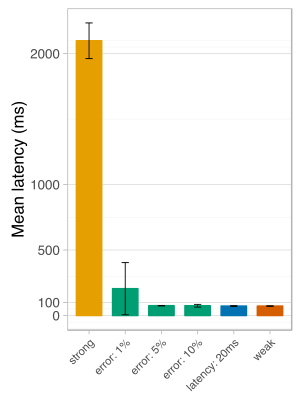

Write the R code that produced this figure.
#!/usr/bin/env Rscript
source('common.r')

d <- data.or.csv(
  csv = 'data/tickets_google.csv',
  gen = function() subset(
    data.ipa.tickets(where = "ipa_duration=60 and ipa_version = 'v6.1google' and honeycomb_mode = 'fast'"),
    select = c('load', 'honeycomb_mode', 'ipa_bound', 'bound', 'ipa_consistency', 'lease', 'condition', 
      'purchase_lat_mean', 'purchase_lat_median', 'purchase_lat_p99',
      'view_lat_mean', 'view_lat_median', 'view_lat_p99', 'overall_lat_mean', 'overall_rate'
    )
  )
)


log(nrow(d) + " rows")

d$grp <- d$bound

save(
  ggplot(subset(d, load == 2048
  ), aes(
      y = overall_lat_mean,
      # y = purchase_lat_mean,
      x = grp,
      color=grp, fill=grp, group=grp
  ))+
  #stat_summary(geom='bar', fun.y=mean, size=0.5, width=0.7)+
  geom_meanbar(position=position_dodge(width = 0.7))+
  #ggtitle('Mean latency')+
  ylab('Mean latency (ms)')+
  #facet_wrap(~condition, ncol=6, scale="free")+
  theme_mine()+
  scale_y_continuous(breaks=c(0, 100, 500, 1000, 2000))+
  theme(axis.title.x = element_blank())+
  theme.bar()+
  # coord_cartesian(ylim=c(0,500))+
  ipa.scales()
, w=3, h=4.0)


s <- subset(d) #, ipa_bound != 'tolerance:0.01')

save(
  ggplot(s, aes(
      y = overall_lat_mean,
      x = load,
      color=grp, fill=grp, group=grp
  ))+
  stat_summary(geom='line', fun.y=mean)+
  ylab('Mean latency (ms)')+
  theme_mine()+
  scale_y_continuous(breaks=c(0, 100, 500, 1000, 2000))+
  theme(axis.title.x = element_blank())+
  # theme.bar()+
  # coord_cartesian(ylim=c(0,1000))+
  ipa.scales()
, 'tickets_google_lat', w=4.5, h=4.0)

save(
  ggplot(s, aes(
      y = overall_rate,
      x = load,
      color=grp, fill=grp, group=grp, linetype=grp
  ))+
  stat_summary(geom='line', fun.y=mean)+
  ylab('Mean latency (ms)')+
  theme_mine()+
  scale_y_continuous(breaks=c(0, 100, 500, 1000, 2000))+
  theme(axis.title.x = element_blank())+
  # theme.bar()+
  # coord_cartesian(ylim=c(0,1000))+
  ipa.scales()
, 'tickets_google_rate', w=4.5, h=4.0)


save(
  ggplot(s, aes(
      y = overall_lat_mean,
      x = overall_rate,
      color=grp, fill=grp, group=grp
  ))+
  geom_point()+
  geom_mean_path(s, overall_rate, overall_lat_mean, .(load, grp))+
  ylab('Mean latency (ms)')+
  #facet_wrap(~condition, ncol=6, scale="free")+
  theme_mine()+
  scale_y_continuous(breaks=c(0, 100, 500, 1000, 2000))+
  theme(axis.title.x = element_blank())+
  theme.bar()+
  coord_cartesian(ylim=c(0,1000))+
  ipa.scales()
, 'tickets_google_tput_v_lat', w=4.5, h=4.0)
